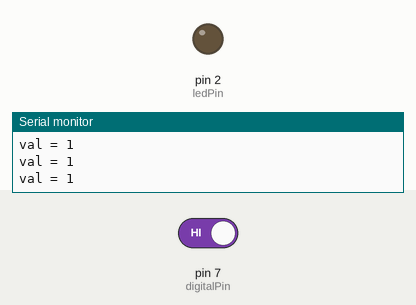
Bench run of a sketch on a simulated Arduino Uno, built with avr-gcc and run on an emulated ATmega328P. Parts: output pins drawn as LEDs (lit = HIGH), the last lines printed to the serial monitor. The test bench sets the inputs (shaded band); at power-on: pin 7 (digitalPin) HIGH.

Above: at 1.2 s.
1.3 s: pin 7 (digitalPin) driven LOW
At 2.5 s:
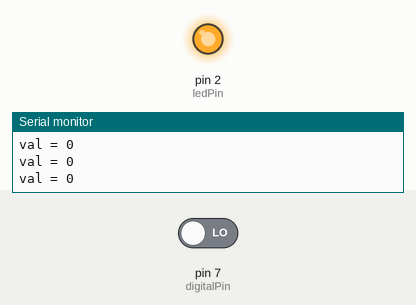
2.8 s: pin 7 (digitalPin) driven HIGH
At 3.7 s:
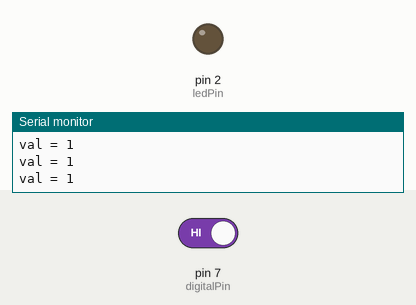
Timing chart, 0 to 5.8 s (numbered marks = the images above; inputs shaded):
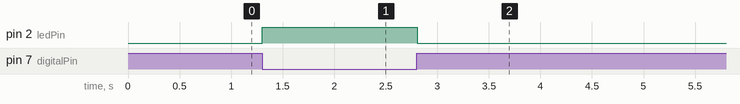

The sketch:

MotionD.ino
```cpp
int ledPin = 2;
int digitalPin = 7;
int val = 0;
void setup() {
    pinMode(ledPin, OUTPUT);    // sets the pin as output
    pinMode(digitalPin, INPUT); // sets the pin as input
    Serial.begin(9600);
}


void loop() {
    val = digitalRead(digitalPin); //read digital pin 8
    Serial.print("val = ");        // print "val = "
    Serial.println(val);           // print result of val
    if (val == 0) {                // val = 0 open LED
        digitalWrite(ledPin, HIGH); // LED ON
    }
    else {
        digitalWrite(ledPin, LOW); // LED OFF
    }
    delay(100);
}
```

Measured:
- after the input at 1.3 s, pin 2 (ledPin): LOW → HIGH at once
- after the input at 2.8 s, pin 2 (ledPin): HIGH → LOW at once
